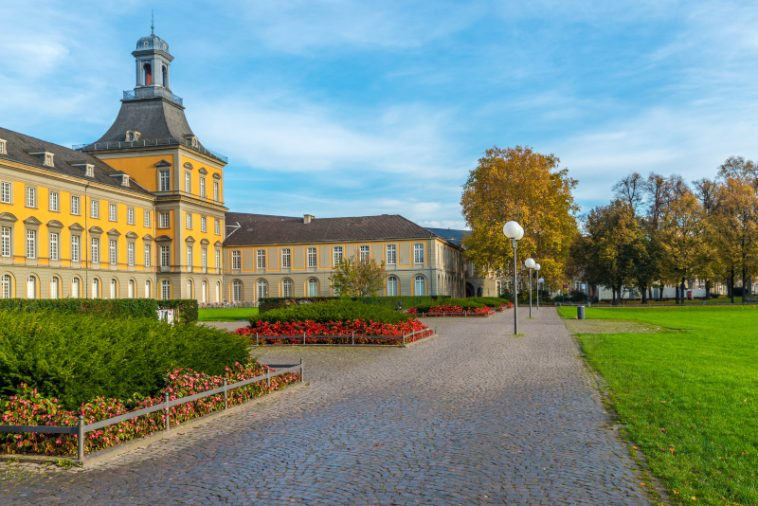
#> input picture bonn.jpg, 758 x 506 px
$ python q4.py
#> lines starting #> are read from the running program, lines starting #| are printed output that depends on the picture; long printed decimals are rounded
import cv2
import numpy as np
import matplotlib.pyplot as plt

# i have written a helper function to analyze the kernel
def analyze_kernel(K):
    """
    Performs SVD on a kernel and returns its components and separability status.
    """
    K_float = K.astype(np.float32)
    # svd decomposition using cv2 it return w, u, vt
    w, u, vt = cv2.SVDecomp(K_float)
    # i have set a tolerance to check for separability
    # i have used 1e^6 as tolerance because the singular values are very small in our kernels
    # we have to check if the second singular values is less than tolerance to consider it as separable
    tolerance = 1e-6
    is_separable = w[1][0] < tolerance if len(w) > 1 else True
    return is_separable, w, u, vt

# ==============================================================================
# Main Script
# ==============================================================================

# i have defined two kernels as given in question as a dictionary
kernels = {
    "Kernel 1": np.array([
        [0.0113, 0.0838, 0.0113],
        [0.0838, 0.6193, 0.0838],
        [0.0113, 0.0838, 0.0113]
    ]),
    "Kernel 2": np.array([
        [-0.8984, 0.1472, 1.1410],
        [-1.9075, 0.1566, 2.1359],
        [-0.8659, 0.0573, 1.0337]
    ])
}

#  Load the image that will be used for filtering
try:
    img_color = cv2.imread('bonn.jpg')
#> img_color is the input picture: shape (506, 758, 3); mean B, G, R 130.4, 143, 125.4
    img_gray = cv2.cvtColor(img_color, cv2.COLOR_BGR2GRAY)
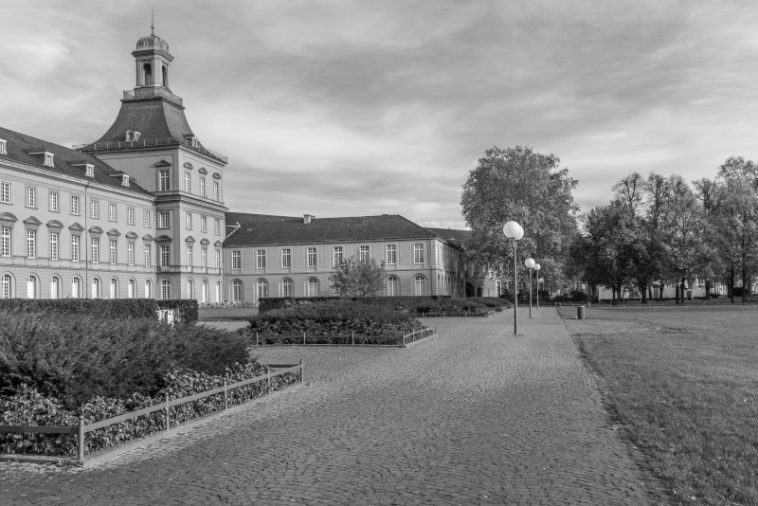
#> img_gray: shape (506, 758); min 0, max 254, mean 136.3
    img_gray_float = img_gray.astype(np.float32) / 255.0
except Exception as e:
    print(f"Fatal Error: Could not load 'bonn.jpg'. Please ensure it's in the correct directory.")
    exit()

# Loop through each kernel and analyze it  and act accordingly
for kernel_name, K_original in kernels.items():
    print(f"--- Analyzing {kernel_name} ---")

    is_separable, w, u, vt = analyze_kernel(K_original)

    # Check if the kernel is separable
    if is_separable:
        print(f"Result: {kernel_name} IS separable. Skipping approximation steps.")
        print("-" * 40 + "\n")
        continue

    # --- If the code reaches here, the kernel is NOT separable ---
    print(f"Result: {kernel_name} IS NOT separable. Proceeding with approximation.")
    print("Singular Values:", w.flatten())

    # 4. Create the approximation using the highest singular value
    print("\nCreating the best rank-1 (separable) approximation...")
    first_singular_value = w[0][0]
    first_u_column = u[:, 0]
    first_vt_row = vt[0, :]
    print(first_singular_value, first_u_column, first_vt_row , 'Values for approximation')
    K_approximated_2D = first_singular_value * (first_u_column.reshape(-1, 1) @ first_vt_row.reshape(1, -1))
    print("Approximated 2D Kernel:\n", K_approximated_2D)

    # Filter the image with both the original and approximated kernels
    print("\nFiltering image...")
    filtered_original = cv2.filter2D(img_gray_float, -1, K_original)

    s_sqrt = np.sqrt(first_singular_value)
    col_vector_sep = s_sqrt * first_u_column
    row_vector_sep = s_sqrt * first_vt_row
    filtered_approximated = cv2.sepFilter2D(img_gray_float, -1, row_vector_sep, col_vector_sep)

    print("\nComputing the difference between the two filtered results...")

    # Calculate the absolute difference between the two images, pixel by pixel.
    # The images are floats in the [0, 1] range.
    difference_image = cv2.absdiff(filtered_original, filtered_approximated)

    # Find the maximum value in the difference image. This is our max error.
    max_pixel_error = np.max(difference_image)

    print(f"\n>>> The MAXIMUM PIXEL-WISE ERROR introduced by the approximation is: {max_pixel_error:.6f}")


    print("\nDisplaying comparison...")

    # i'm  using a 2x2 grid to show everything
    plt.figure(figsize=(12, 10))

    plt.subplot(2, 2, 1)
    plt.imshow(img_gray, cmap='gray')
    plt.title('Original Grayscale Image')
    plt.axis('off')

    plt.subplot(2, 2, 2)
    plt.imshow(filtered_original, cmap='gray')
    plt.title(f'Filtered with Original {kernel_name}')
    plt.axis('off')

    plt.subplot(2, 2, 3)
    plt.imshow(filtered_approximated, cmap='gray')
    plt.title('Filtered with Separable Approximation')
    plt.axis('off')

    plt.subplot(2, 2, 4)
    # Display the difference image. A 'hot' colormap makes errors easy to see.
    # Black/dark areas have low error; bright yellow/white areas have high error.
    im = plt.imshow(difference_image, cmap='hot')
    plt.title(f'Absolute Difference (Max Error: {max_pixel_error:.4f})')
    plt.axis('off')
    plt.colorbar(im) # Add a colorbar to show the scale of the error

    plt.suptitle(f'Analysis of Non-Separable {kernel_name}', fontsize=16)
    plt.tight_layout(rect=[0, 0.03, 1, 0.95])
    plt.show()

    print("-" * 40 + "\n")
#> this loop made 2 passes
#> max_pixel_error on passes 1 to 2: 0.000108, 0.0961
#| >>> The MAXIMUM PIXEL-WISE ERROR introduced by the approximation is: 0.000108
#| >>> The MAXIMUM PIXEL-WISE ERROR introduced by the approximation is: 0.0961
#> pass 1, `plt.show()`:
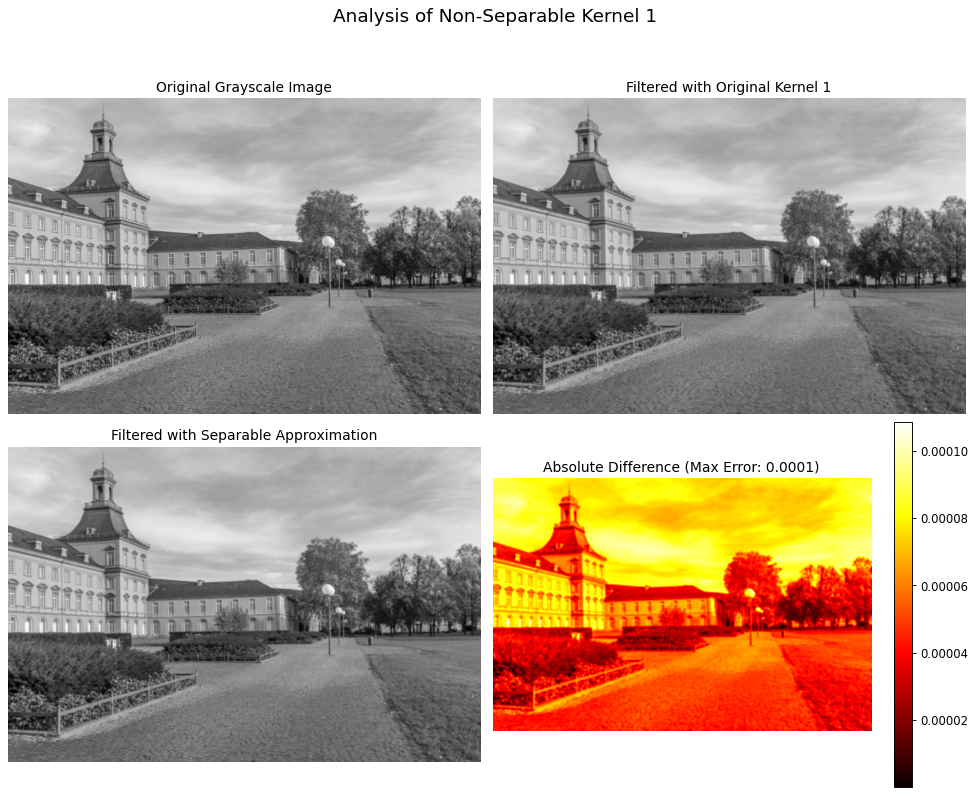
#> figure drawn by matplotlib, 5 panels
#> pass 2, `filtered_original = cv2.filter2D(img_gray_float, -1, K_original)`:
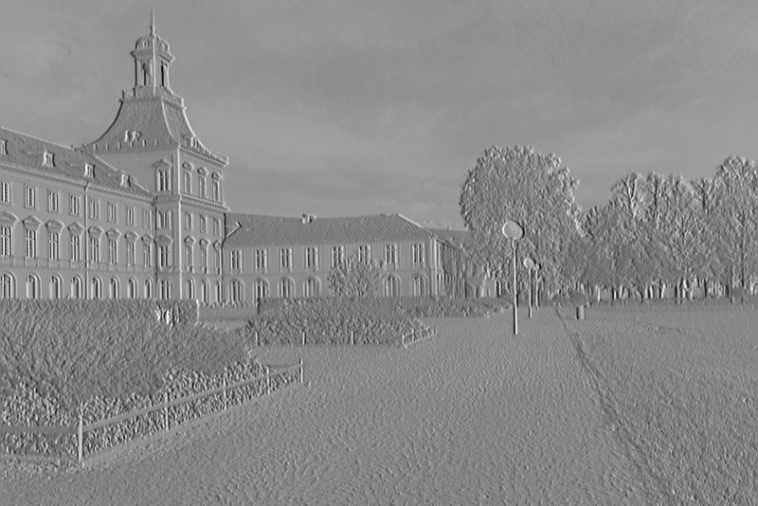
#> filtered_original: shape (506, 758) float32; min -1.87, max 2.57, mean 0.535; drawn with min black and max white
#> pass 2, `plt.show()`:
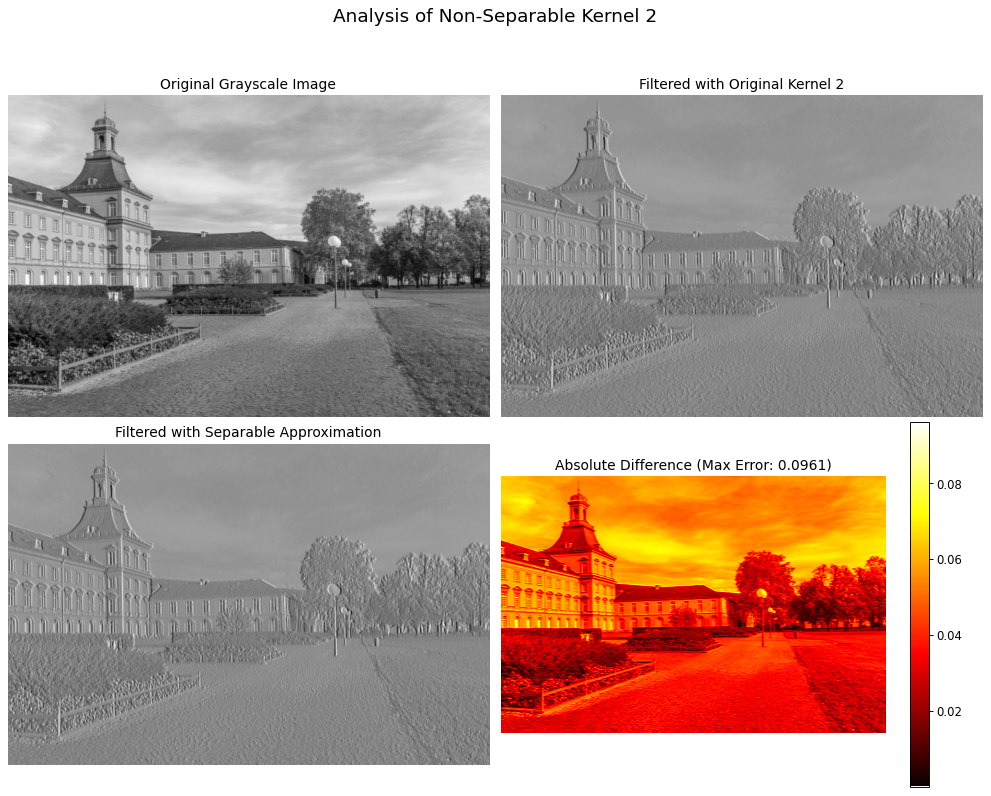
#> figure drawn by matplotlib, 5 panels
